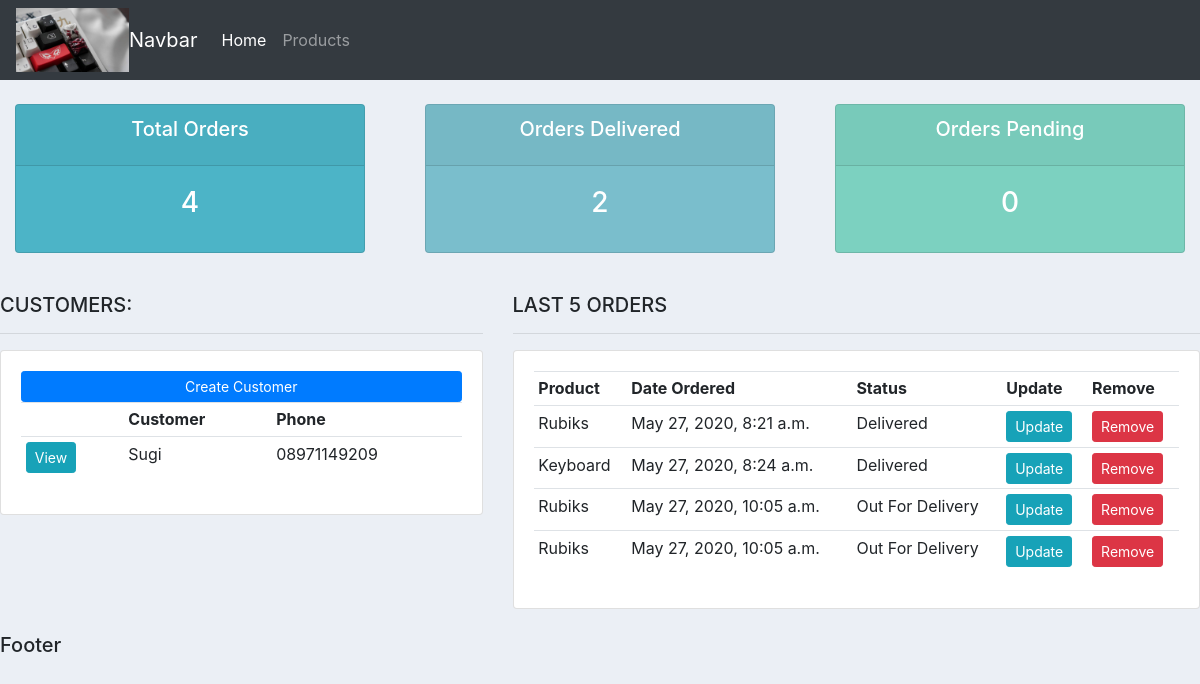
The page / on the database its author committed.
### account/models.py (models this page shows, shortened)
class Customer(models.Model):
    name = models.CharField(max_length=100, null=True)
    phone = models.CharField(max_length=100, null=True)
    email = models.CharField(max_length=100, null=True)
    date_created = models.DateTimeField(auto_now_add=True)

class Order(models.Model):
    STATUS = {
        ('Pending', 'Pending'),
        ('Out For Delivery', 'Out For Delivery'),
        ('Delivered', 'Delivered'),
    }
    customer = models.ForeignKey(Customer, null=True, on_delete=models.SET_NULL)
    product = models.ForeignKey(Product, null=True, on_delete=models.SET_NULL)
    date_creation = models.DateTimeField(auto_now_add=True)
    status = models.CharField(max_length=100, null=True, choices=STATUS)
    note = models.CharField(max_length=100, null=True)

class Product(models.Model):
    CATEGORY = {
        ('Indoor', 'Indoor'),
        ('Outdoor', 'Outdoor'),
    }
    name = models.CharField(max_length=100, null=True)
    price = models.FloatField(null=True)
    category = models.CharField(max_length=100, null=True, choices=CATEGORY)
    description = models.CharField(max_length=100, null=True, blank=True)
    date_creation = models.DateTimeField(auto_now_add=True)
    tag = models.ManyToManyField(Tag)
    def __str__(self):
        return self.name

### account/views.py (the view)
# urls.py: path('', views.home, name="home"),
def home(request):
    orders = Order.objects.all()
    customers = Customer.objects.all()
    total_customers = customers.count()
    total_orders = orders.count()
    delivered = orders.filter(status='Delivered').count()
    pending = orders.filter(status='Pending').count()
    context = {'orders': orders, 'customers': customers,
               'total_orders': total_orders, 'delivered': delivered,
               'pending': pending, 'total_customers': total_customers}
    return render(request, 'account/dashboard.html', context)

### account/templates/account/dashboard.html
{%  extends 'account/main.html' %}
{% block content %}
{%  include 'account/status.html' %}
<br>
<div class="row">
	<div class="col-md-5">
		<h5>CUSTOMERS:</h5>
		<hr>
		<div class="card card-body">
			<a class="btn btn-primary  btn-sm btn-block" href="">Create Customer</a>
			<table class="table table-sm">
				<tr>
					<th></th>
					<th>Customer</th>
					<th>Phone</th>
				</tr>
				{% for customer in customers %}
					<tr>
						<td><a class="btn btn-sm btn-info" href="{% url 'customer' customer.id %}">View</a></td>
						<td>{{customer.name}}</td>
						<td>{{customer.phone}}</td>
					</tr>
				{% endfor %}
			</table>
		</div>
	</div>
	<div class="col-md-7">
		<h5>LAST 5 ORDERS</h5>
		<hr>
		<div class="card card-body">
			<table class="table table-sm">
				<tr>
					<th>Product</th>
					<th>Date Ordered</th>
					<th>Status</th>
					<th>Update</th>
					<th>Remove</th>
				</tr>
				{% for order in orders %}
					<tr>
						<td>{{order.product}}</td>
						<td>{{order.date_creation}}</td>
						<td>{{order.status}}</td>
						<td><a class="btn btn-sm btn-info" href="{% url 'update_order' order.id %}">Update</a></td>
						<td><a class="btn btn-sm btn-danger" href="{% url 'delete_order' order.id %}">Remove</a></td>
					</tr>
				{% endfor %}
			</table>
		</div>
	</div>
</div>
{% endblock %}

### account/templates/account/main.html (shortened to what this page needs)
{% load static %}
<!DOCTYPE html>
<html lang="en">
<head>
    <link rel="stylesheet" href="https://stackpath.bootstrapcdn.com/bootstrap/4.3.1/css/bootstrap.min.css"
>
    <link rel="stylesheet" type="text/css" href="{% static '/css/main.css' %}">
</head>
<body>
{% include 'account/navbar.html' %}
{% block content %}
{% endblock %}
<br>
<h5>Footer</h5>
</body>
</html>

### account/templates/account/navbar.html (shortened to what this page needs)
{% load static %}
<nav class="navbar navbar-expand-lg navbar-dark bg-dark">
  <img src="{% static '/images/logo.jpg' %}" width="113px" height="64px">
  <a class="navbar-brand" href="#">Navbar</a>
  <div class="collapse navbar-collapse" id="navbarNav">
    <ul class="navbar-nav">
      <li class="nav-item active">
        <a class="nav-link" href="{% url 'home' %}">Home </a>
      </li>
      <li class="nav-item">
        <a class="nav-link" href="{% url 'products' %}">Products</a>
      </li>
    </ul>
  </div>
</nav>

### account/templates/account/status.html
<br>
<div class="row">
    <div class="col">
        <div class="col-md">
            <div class="card text-center text-white  mb-3" id="total-orders">
                <div class="card-header">
                    <h5 class="card-title">Total Orders</h5>
                </div>
                <div class="card-body">
                    <h3 class="card-title">{{total_orders}}</h3>
                </div>
            </div>
        </div>
    </div>
    <div class="col">
        <div class="col-md">
            <div class="card text-center text-white  mb-3" id="orders-delivered">
                <div class="card-header">
                    <h5 class="card-title">Orders Delivered</h5>
                </div>
                <div class="card-body">
                    <h3 class="card-title">{{delivered}}</h3>
                </div>
            </div>
        </div>
    </div>
    <div class="col">
        <div class="col-md">
            <div class="card text-center text-white  mb-3" id="orders-pending">
                <div class="card-header">
                    <h5 class="card-title">Orders Pending</h5>
                </div>
                <div class="card-body">
                    <h3 class="card-title">{{pending}}</h3>
                </div>
            </div>
        </div>
    </div>
</div>

### static/css/main.css (style rules this page uses)
body { background-color: #ebeff5; }
#total-orders { background-color: #4cb4c7; }
#orders-delivered { background-color: #7abecc; }
#orders-pending { background-color: #7CD1C0; }

### rows shown on the page
Customer: name "Sugi", phone "08971149209"
Order: product "Rubiks", date_creation "May 27, 2020, 8:21 a.m.", status "Delivered"
Order: product "Keyboard", date_creation "May 27, 2020, 8:24 a.m.", status "Delivered"
Order: product "Rubiks", date_creation "May 27, 2020, 10:05 a.m.", status "Out For Delivery"
Order: product "Rubiks", date_creation "May 27, 2020, 10:05 a.m.", status "Out For Delivery"

### other values the page prints
{{ total_orders }} "4"
{{ delivered }} "2"
{{ pending }} "0"
